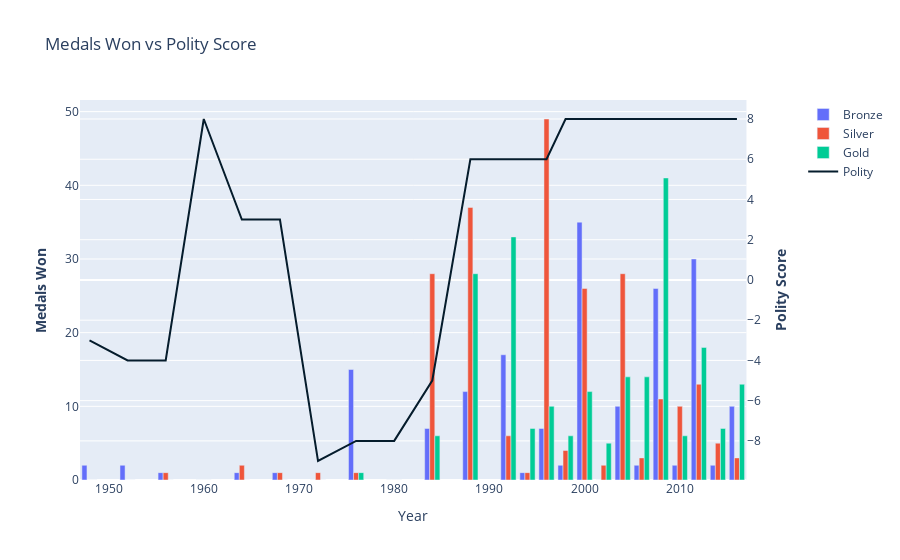

The code cell stored with this chart in its notebook:
### Code cell
plot_country_medal_polity(final_df, polity_dff3, 'SOUTH KOREA', 1890, 2020)

### Figure 1 — Plotly figure (JSON) as saved in the notebook; plotly's stock layout.template omitted (floating-point values rounded to 4 significant figures)
{"data": [{"name": "Bronze", "type": "bar", "x": [1948, 1952, 1956, 1960, 1964, 1968, 1972, 1976, 1980, 1984, 1988, 1992, 1994, 1996, 1998, 2000, 2002, 2004, 2006, 2008, 2010, 2012, 2014, 2016], "xaxis": "x", "y": [2, 2, 1, 0, 1, 1, 0, 15, 0, 7, 12, 17, 1, 7, 2, 35, 0, 10, 2, 26, 2, 30, 2, 10], "yaxis": "y"}, {"name": "Silver", "type": "bar", "x": [1948, 1952, 1956, 1960, 1964, 1968, 1972, 1976, 1980, 1984, 1988, 1992, 1994, 1996, 1998, 2000, 2002, 2004, 2006, 2008, 2010, 2012, 2014, 2016], "xaxis": "x", "y": [0, 0, 1, 0, 2, 1, 1, 1, 0, 28, 37, 6, 1, 49, 4, 26, 2, 28, 3, 11, 10, 13, 5, 3], "yaxis": "y"}, {"name": "Gold", "type": "bar", "x": [1948, 1952, 1956, 1960, 1964, 1968, 1972, 1976, 1980, 1984, 1988, 1992, 1994, 1996, 1998, 2000, 2002, 2004, 2006, 2008, 2010, 2012, 2014, 2016], "xaxis": "x", "y": [0, 0, 0, 0, 0, 0, 0, 1, 0, 6, 28, 33, 7, 10, 6, 12, 5, 14, 14, 41, 6, 18, 7, 13], "yaxis": "y"}, {"marker": {"color": "#051c2c"}, "name": "Polity", "type": "scatter", "x": [1948, 1952, 1956, 1960, 1964, 1968, 1972, 1976, 1980, 1984, 1988, 1992, 1994, 1996, 1998, 2000, 2002, 2004, 2006, 2008, 2010, 2012, 2014, 2016], "xaxis": "x", "y": [-3, -4, -4, 8, 3, 3, -9, -8, -8, -5, 6, 6, 6, 6, 8, 8, 8, 8, 8, 8, 8, 8, 8, 8], "yaxis": "y2"}], "layout": {"title": {"text": "Medals Won vs Polity Score"}, "xaxis": {"anchor": "y", "domain": [0, 0.94], "title": {"text": "Year"}}, "yaxis": {"anchor": "x", "domain": [0, 1], "title": {"text": "<b>Medals Won</b>"}}, "yaxis2": {"anchor": "x", "overlaying": "y", "side": "right", "title": {"text": "<b>Polity Score</b>"}}}}
